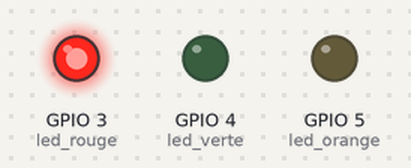
A sketch run on a simulated ESP32. On the bench: output pins drawn as LEDs (lit = HIGH).

Above: at 1.5 s.
At 4.0 s:
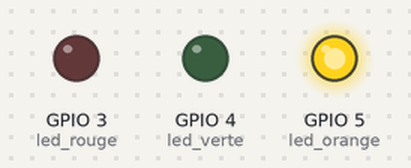
At 6.5 s:
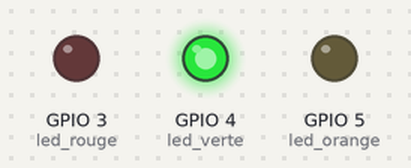
Timing chart, 0 to 10.4 s (numbered marks = the images above):
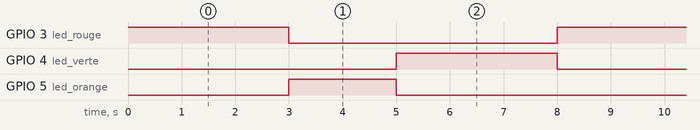

Measured:
- by itself, GPIO 3 (led_rouge), GPIO 4 (led_verte): alternates HIGH for 3.0 s and LOW for 5.0 s
- by itself, GPIO 5 (led_orange): alternates HIGH for 2.0 s and LOW for 6.0 s
- by itself, everything shown: repeats every 8.0 s, in 4 steps

The sketch:

Feu_tricolore.ino
```cpp
int led_rouge = 3;
int led_verte = 4;
int led_orange = 5;


void setup() {
  // put your setup code here, to run once:
  pinMode(led_rouge, OUTPUT);
  pinMode(led_verte, OUTPUT);
  pinMode(led_orange, OUTPUT);

}

void loop() {
  // put your main code here, to run repeatedly:

  digitalWrite(led_rouge,HIGH);
  delay(3000);
  digitalWrite(led_rouge,LOW);
  digitalWrite(led_orange,HIGH);
  delay(2000);
  digitalWrite(led_orange,LOW);
  digitalWrite(led_verte,HIGH);
  delay(3000);
  digitalWrite(led_verte,LOW);

}
```
